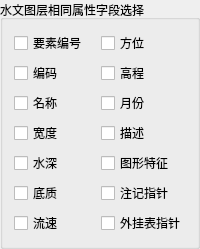
              <widget class="QGroupBox" name="groupBox_I_Field">
               <property name="minimumSize">
                <size>
                 <width>0</width>
                 <height>0</height>
                </size>
               </property>
               <property name="maximumSize">
                <size>
                 <width>16777215</width>
                 <height>16777215</height>
                </size>
               </property>
               <property name="title">
                <string>水文图层相同属性字段选择</string>
               </property>
               <layout class="QGridLayout" name="gridLayout_15">
                <item row="1" column="0">
                 <widget class="QCheckBox" name="checkBox_BianMa_I">
                  <property name="text">
                   <string>编码</string>
                  </property>
                 </widget>
                </item>
                <item row="6" column="1">
                 <widget class="QCheckBox" name="checkBox_WaiGuaBiaoZhiZhen_I">
                  <property name="text">
                   <string>外挂表指针</string>
                  </property>
                 </widget>
                </item>
                <item row="6" column="0">
                 <widget class="QCheckBox" name="checkBox_LiuSu_I">
                  <property name="text">
                   <string>流速</string>
                  </property>
                 </widget>
                </item>
                <item row="1" column="1">
                 <widget class="QCheckBox" name="checkBox_GaoCheng_I">
                  <property name="text">
                   <string>高程</string>
                  </property>
                 </widget>
                </item>
                <item row="3" column="0">
                 <widget class="QCheckBox" name="checkBox_KuanDu_I">
                  <property name="text">
                   <string>宽度</string>
                  </property>
                 </widget>
                </item>
                <item row="3" column="1">
                 <widget class="QCheckBox" name="checkBox_MiaoShu_I">
                  <property name="text">
                   <string>描述</string>
                  </property>
                 </widget>
                </item>
                <item row="0" column="1">
                 <widget class="QCheckBox" name="checkBox_FangWei_I">
                  <property name="text">
                   <string>方位</string>
                  </property>
                 </widget>
                </item>
                <item row="2" column="0">
                 <widget class="QCheckBox" name="checkBox_MingCheng_I">
                  <property name="text">
                   <string>名称</string>
                  </property>
                 </widget>
                </item>
                <item row="2" column="1">
                 <widget class="QCheckBox" name="checkBox_YueFen_I">
                  <property name="text">
                   <string>月份</string>
                  </property>
                 </widget>
                </item>
                <item row="4" column="0">
                 <widget class="QCheckBox" name="checkBox_ShuiShen_I">
                  <property name="text">
                   <string>水深</string>
                  </property>
                 </widget>
                </item>
                <item row="0" column="0">
                 <widget class="QCheckBox" name="checkBox_YaoSuBianHao_I">
                  <property name="text">
                   <string>要素编号</string>
                  </property>
                 </widget>
                </item>
                <item row="4" column="1">
                 <widget class="QCheckBox" name="checkBox_TuXingTeZheng_I">
                  <property name="text">
                   <string>图形特征</string>
                  </property>
                 </widget>
                </item>
                <item row="5" column="1">
                 <widget class="QCheckBox" name="checkBox_ZhuJiZhiZhen_I">
                  <property name="text">
                   <string>注记指针</string>
                  </property>
                 </widget>
                </item>
                <item row="5" column="0">
                 <widget class="QCheckBox" name="checkBox_DiZhi_I">
                  <property name="text">
                   <string>底质</string>
                  </property>
                 </widget>
                </item>
               </layout>
              </widget>
